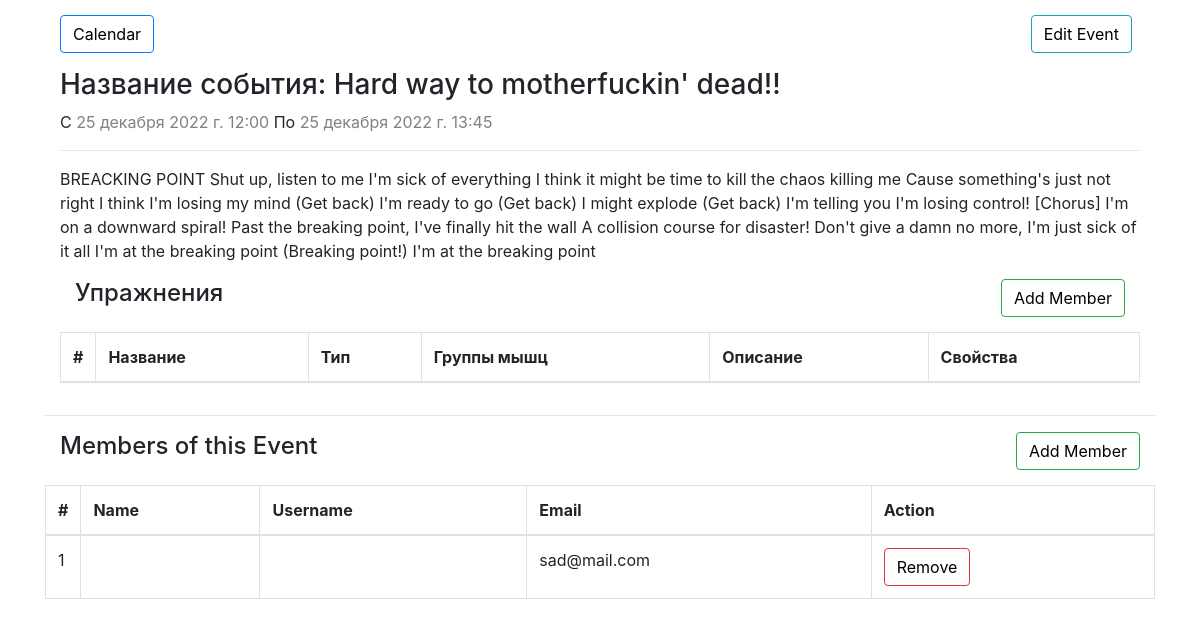
Screenshot of /event/1/details/ (signed in) with the database file from the repository.
### calendarapp/models/event.py (models this page shows, shortened)
class Event(EventAbstract):
    user = models.ForeignKey(User, on_delete=models.CASCADE, related_name="events")
    title = models.CharField("Название тренировки", max_length=200, unique=True)
    description = models.TextField("Описание тренировки", blank=True)
    start_time = models.DateTimeField("Время начала")
    end_time = models.DateTimeField("Время окончания")
    tasks = models.ManyToManyField(TrainingTask, verbose_name="Упражнения")
    objects = EventManager()
    def __str__(self):
        return self.title
    def get_absolute_url(self):
        return reverse("calendarapp:event-detail", args=(self.id,))
    @property
    def get_html_url(self):
        url = reverse("calendarapp:event-detail", args=(self.id,))
        return f'<a href="{url}"> {self.name} </a>'
    class Meta:
        verbose_name = "Тренировка"
        verbose_name_plural = "Тренировки"
    """

    user = models.ForeignKey(User, on_delete=models.CASCADE, related_name="events")
    title = models.CharField(max_length=200, unique=True)
    description = models.TextField()
    start_time = models.DateTimeField()
    end_time = models.DateTimeField()

    objects = EventManager()

    def __str__(self):
        return self.title

    def get_absolute_url(self):
        return reverse("calendarapp:event-detail", args=(self.id,))

    @property
    def get_html_url(self):
        url = reverse("calendarapp:event-detail", args=(self.id,))
        return f'<a href="{url}"> {self.title} </a>'

    """

### calendarapp/models/event_member.py (models this page shows, shortened)
class EventMember(EventAbstract):
    event = models.ForeignKey(Event, on_delete=models.CASCADE, related_name="events")
    user = models.ForeignKey(
        User, on_delete=models.CASCADE, related_name="event_members"
    )
    class Meta:
        verbose_name = "Участник тренировки"
        verbose_name_plural = "Участники тренировки"
        unique_together = ["event", "user"]

### accounts/models/user.py (models this page shows, shortened)
class User(AbstractBaseUser, PermissionsMixin):
    email = models.EmailField(
        _("Email Address"),
        max_length=255,
        unique=True,
        help_text="Ex: example@example.com",
    )
    is_staff = models.BooleanField(_("Staff status"), default=False)
    is_active = models.BooleanField(_("Active"), default=True)
    date_joined = models.DateTimeField(_("Date Joined"), auto_now_add=True)
    last_updated = models.DateTimeField(_("Last Updated"), auto_now=True)
    objects = UserManager()
    USERNAME_FIELD = "email"

### calendarapp/views/other_views.py (the view)
# urls.py: path("event/<int:event_id>/details/", views.event_details, name="event-detail"),
@login_required(login_url="signup")
def event_details(request, event_id):
    event = Event.objects.get(id=event_id)
    eventmember = EventMember.objects.filter(event=event)
    context = {"event": event, "eventmember": eventmember}
    return render(request, "event-details.html", context)

### templates/event-details.html (shortened to what this page needs)
{% extends 'base.html' %}
{% block content %}
    <div class="container">
        <div class="clearfix">
            <a class="btn btn-primary left" href="{% url 'calendarapp:calendar' %}"> Calendar </a>
            <a class="btn btn-info right mr-2" href="{% url 'calendarapp:event_edit' event.pk %}"> Edit Event </a>
        </div>
        <div class="clearfix">
            <h3> Название события: {{ event.title }}</h3>
            <p>С <span style="color: gray;">{{ event.start_time }}</span> По <span style="color: gray;">{{ event.end_time }}</span></p>
            <hr>
            <p>{{ event.description }}</p>
            <div class="clearfix">
                <h4 class="left" >Упражнения</h4>
                <a class="btn btn-success right" href="{% url 'calendarapp:add_eventmember' event.id %}"> Add Member </a>
            </div>
            <table class="table table-bordered">
                <thead>
                    <tr>
                      <th style="width: 10px">#</th>
                      <th>Название</th>
                      <th>Тип</th>
                      <th>Группы мышц</th>
                      <th>Описание</th>
                      <th>Свойства</th>
                    </tr>
                  </thead>
            </table>
        </div>
        <hr>
        <div class="clearfix">
            <h4 class="left" > Members of this Event</h4>
            <a class="btn btn-success right" href="{% url 'calendarapp:add_eventmember' event.id %}"> Add Member </a>
        </div>
        <table class="table table-bordered">
            <thead>
                <tr>
                  <th style="width: 10px">#</th>
                  <th>Name</th>
                  <th>Username</th>
                  <th>Email</th>
                  <th>Action</th>
                </tr>
              </thead>
              <tbody>
                {% for member in eventmember %}
                <tr role="row">
                    <td>{{ forloop.counter }}</td>
                    <td>{{ member.user.first_name }} {{ member.user.last_name }}</td>
                    <td>{{ member.user.username }}</td>
                    <td>{{ member.user.email }}</td>
                    <td>
                        <a class="btn btn-danger" href="{% url 'calendarapp:remove_event' member.id %}">Remove</a>
                    </td>
                </tr>
                {% endfor %}
              </tbody>
        </table>
    </div>
{% endblock %}

### templates/base.html (shortened to what this page needs)
{% load static %}
<!doctype html>
<html lang="en">
<head>
  <link rel="stylesheet" href="https://maxcdn.bootstrapcdn.com/bootstrap/4.0.0/css/bootstrap.min.css">
  <link rel="stylesheet" href="https://use.fontawesome.com/releases/v5.0.10/css/all.css">
  <link rel="stylesheet" type="text/css" href="{% static 'css/calender.css' %}">
</head>
<body>
  {% block content %}
  {% endblock %}
</body>
</html>

### static/css/calender.css (style rules this page uses)
a { color: #17a2b8; }
.left { float: left; }
.right { float: right; }
.btn { outline: none; color: black; background-color: transparent; box-shadow: 0 0 0 0; }
.clearfix { margin: 15px; }

### rows the page displays
Event: title "Hard way to motherfuckin' dead!!", start_time "25 декабря 2022 г. 12:00", end_time "25 декабря 2022 г. 13:45", description "BREACKING POINT Shut up, listen to me I'm sick of everything I think it might be time to kill the chaos killing me Cause something's just not right I think I'm losing my mind (Get back) I'm ready to go (Get back) I might explode (Get back) I'm telling you I'm losing control! [Chorus] I'm on a downward spiral! Past the breaking point, I've finally hit the wall A collision course for disaster! Don't give a damn no more, I'm just sick of it all I'm at the breaking point (Breaking point!) I'm at the breaking point"
EventMember: user.email "sad@mail.com"
